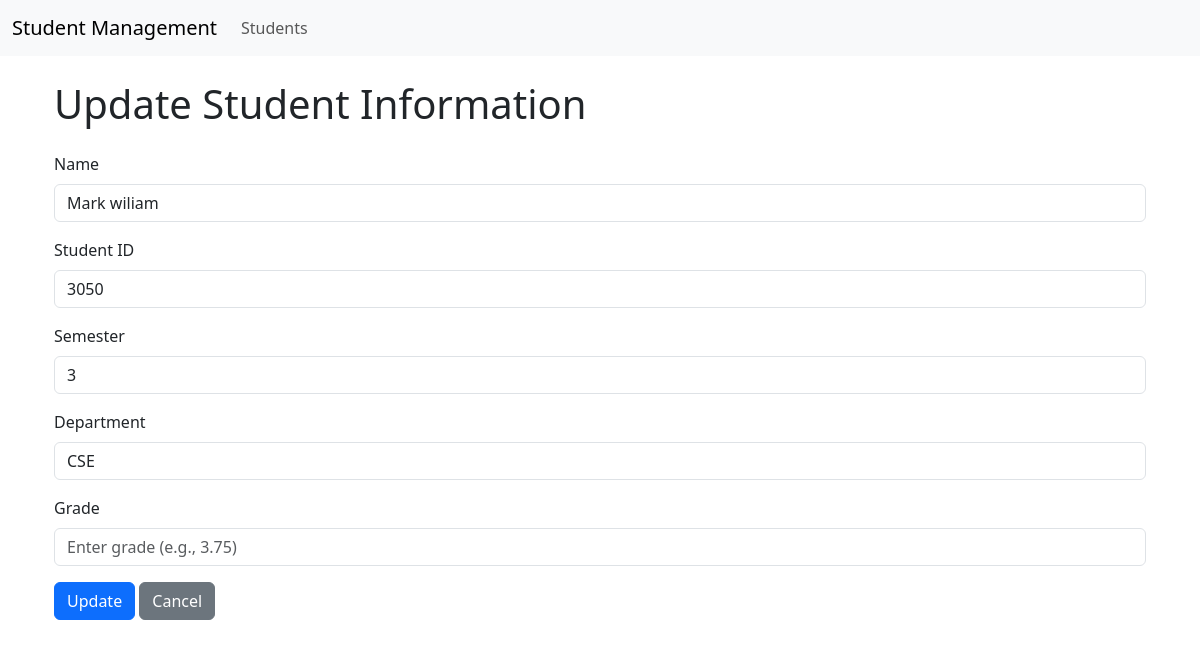
Before: /students/student_update/3050/ with the older database file.
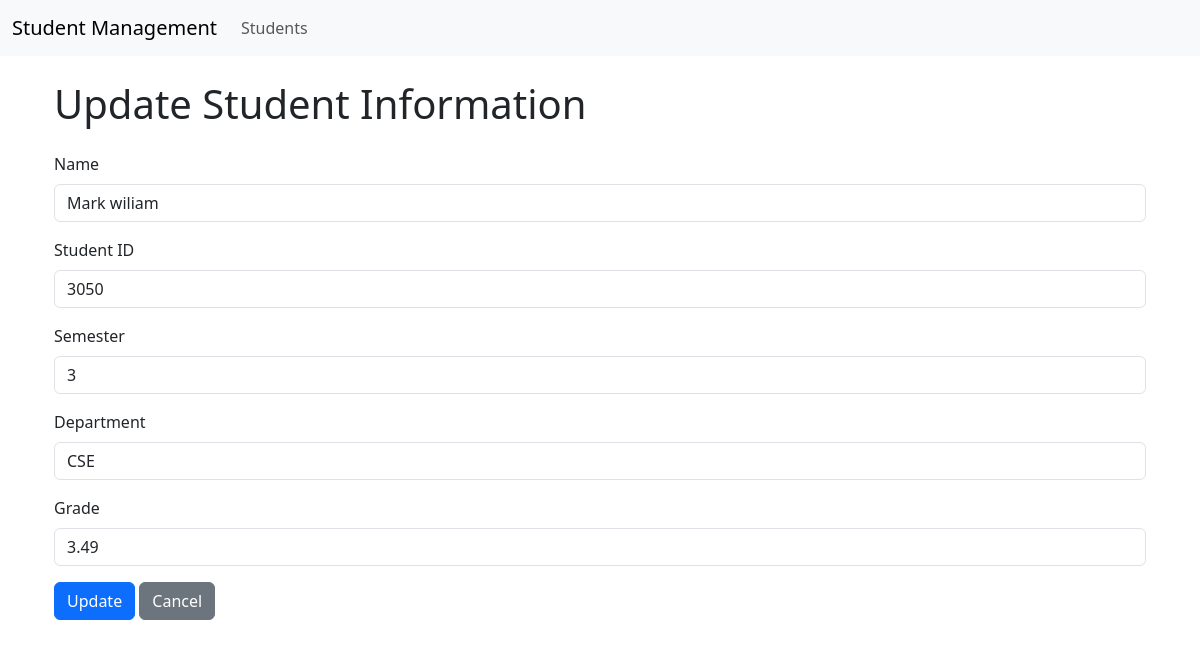
After: the same page with the newer database file.
### Students/models.py (models this page shows, shortened)
class Student(models.Model):
    name = models.CharField(max_length=50, default='')
    student_id = models.IntegerField(unique=True)
    semester = models.IntegerField()
    department = models.CharField(max_length=50, default='')
    grade = models.DecimalField(
        max_digits=4, decimal_places=2, null=True, blank=True
    )

### Students/views.py (the view, shortened to what this page needs)
class StudentUpdateView(UpdateView):
    model = Student
    template_name = 'students/update.html'
    form_class = StudentForm
    context_object_name = 'student'
    success_url = reverse_lazy('student_list')
    def get_object(self):
        student_id = self.kwargs.get("student_id")
        return get_object_or_404(Student, student_id=student_id)

### Students/templates/students/update.html (shortened to what this page needs)
{% extends "base.html" %}
{% block content %}
<div class="container mt-4">
    <h1 class="mb-4">Update Student Information</h1>
    <form method="post">
        <div class="mb-3">
            <label for="id_name" class="form-label">Name</label>
            {{ form.name }}
        </div>
        <div class="mb-3">
            <label for="id_student_id" class="form-label">Student ID</label>
            {{ form.student_id }}
        </div>
        <div class="mb-3">
            <label for="id_semester" class="form-label">Semester</label>
            {{ form.semester }}
        </div>
        <div class="mb-3">
            <label for="id_department" class="form-label">Department</label>
            {{ form.department }}
        </div>
        <div class="mb-3">
            <label for="id_grade" class="form-label">Grade</label>
            {{ form.grade }}
        </div>
        <button type="submit" class="btn btn-primary">Update</button>
        <a href="{% url 'student_list' %}" class="btn btn-secondary">Cancel</a>
    </form>
</div>
{% endblock %}

Changed rows visible on the page:
changed Student "Mark wiliam": grade (not shown) → "3.49"
